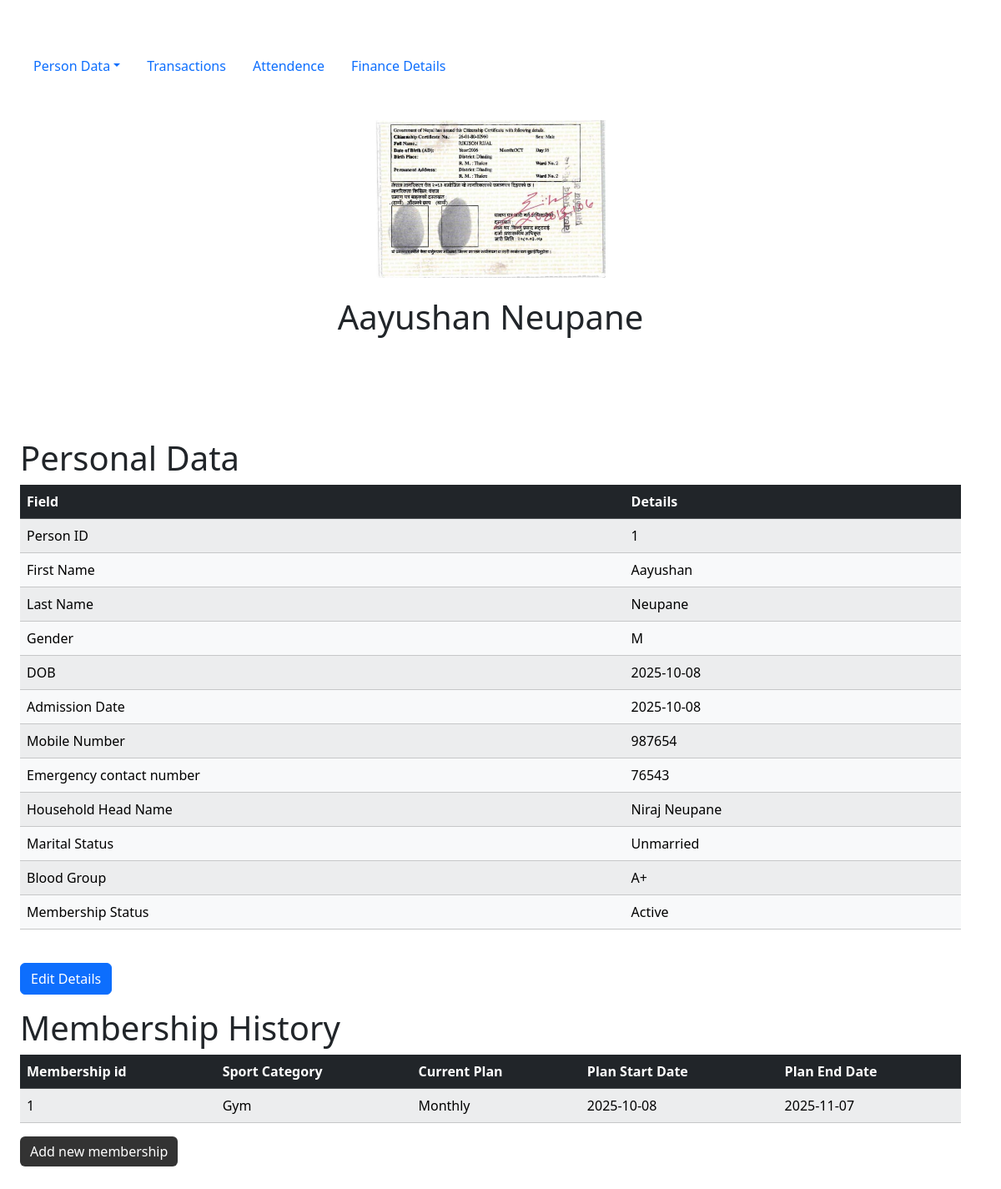
The page /fetch_data?member_id=1 on the database as committed earlier.
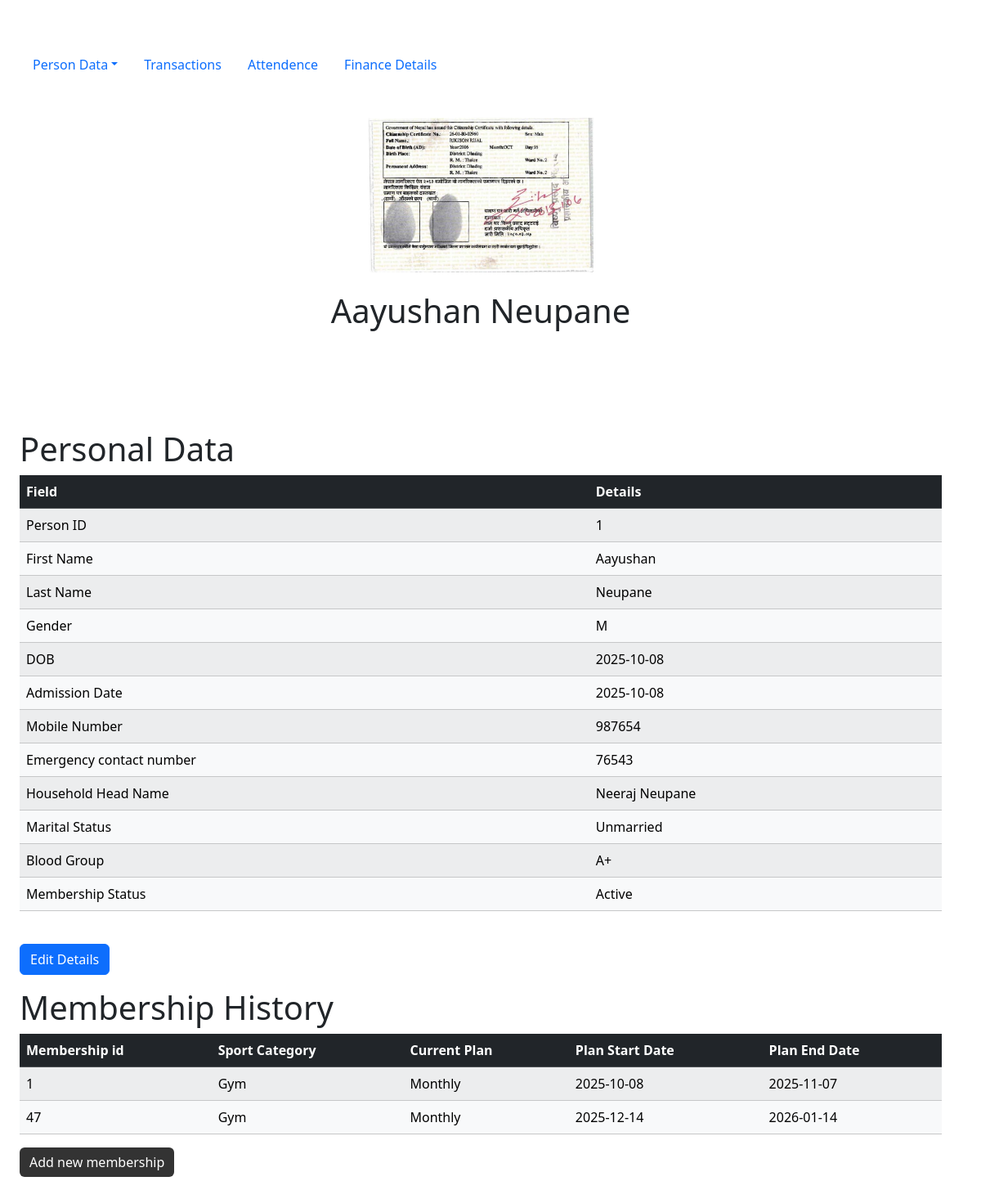
The same page on the database as committed later.
### tables this page shows
CREATE TABLE persons(
    person_id INTEGER, /*primary key for  member*/
    first_name TEXT,
    last_name TEXT,
    photo TEXT, /* passport size photo name, which will be stored in /static/uploads */
    gender VARCHAR(1),/* M or F or O (Male, Female, Other) */
    dob DATE,
    temporary_address TEXT,
    permanent_address TEXT,
    mobile_number TEXT,
    occupation TEXT,
    emergency_number TEXT,
    married INTEGER, /* 0 for unmarried 1 for married*/
    blood_group TEXT,
    PRIMARY KEY (person_id) /* Automatically increments the id for new record in the table */
);

CREATE TABLE members(
    member_id INTEGER,
    admission_date DATE,
    household_head_first_name TEXT,
    household_head_last_name TEXT,
    FOREIGN KEY (member_id) REFERENCES persons(person_id)
    PRIMARY KEY(member_id)
);

CREATE TABLE memberships(
    membership_id INTEGER,
    sport_category TEXT,
    current_plan TEXT,
    plan_start_date DATE,
    plan_end_date DATE,
    member_id INTEGER,
    FOREIGN KEY (member_id) REFERENCES members(member_id)
    PRIMARY KEY(membership_id)
);

### app.py (the view)
@app.route("/fetch_data")
def fetch_data():
    id_in_url = request.args.get('member_id')
    details = db.execute("SELECT * FROM persons JOIN members ON persons.person_id = members.member_id WHERE persons.person_id = ?", id_in_url)[0]
    ongoing_plans = db.execute("SELECT * FROM memberships WHERE member_id = ?", id_in_url)
    plan_ongoing = False
    if(len(ongoing_plans) != 0):
        plan_ongoing = True
    return render_template("fetch_data.html", current_page="member_data", details=details, plan_ongoing=plan_ongoing, ongoing_plans=ongoing_plans)

### templates/fetch_data.html (shortened to what this page needs)
{% extends "template.html" %}
{% block body %}
    <div class="container center">
        <br>
        <img src='static/uploads/{{details["photo"]}}' class="profile_photo"/>
    </div>
    <div class="center separate">
        <h1>{{details["first_name"]}} {{details["last_name"]}}</h1>
    </div>
    <h1>Personal Data</h1>
    <table class="table table-striped">
            <thead class="table-dark">
                <tr>
                        <th>Field</th>
                        <th>Details</th>
                </tr>
            </thead>
            <tbody class="table-light">
                    <tr>
                        <td>Person ID</td>
                        <td data-id="{{details['person_id']}}" id="fetched_person_id">{{details["person_id"]}}</td>
                    </tr>
                    <tr>
                        <td>First Name</td>
                        <td>{{details["first_name"]}}</td>
                    </tr>
                    <tr>
                        <td>Last Name</td>
                        <td>{{details["last_name"]}}</td>
                    </tr>
                    <tr>
                        <td>Gender</td>
                        <td>{{details["gender"]}}</td>
                    </tr>
                    <tr>
                        <td>DOB</td>
                        <td>{{details["dob"]}}</td>
                    </tr>
                    <tr>
                        <td>Admission Date</td>
                        <td>{{details["admission_date"]}}</td>
                    </tr>
                     <tr>
                        <td>Mobile Number</td>
                        <td>{{details["mobile_number"]}}</td>
                    </tr>
                     <tr>
                        <td>Emergency contact number</td>
                        <td>{{details["emergency_number"]}}</td>
                    </tr>
                    <tr>
                        <td>Household Head Name</td>
                        <td>{{details["household_head_first_name"]}} {{details["household_head_last_name"]}}</td>
                    </tr>
                     <tr>
                        <td>Marital Status</td>
                        <td>
                            {% if details["married"] %}
                                Married
                            {% else %}
                                Unmarried
                            {% endif %}
                    </tr>
                     <tr>
                        <td>Blood Group</td>
                        <td>{{details["blood_group"]}}</td>
                    </tr>
                    <tr>
                        <td>Membership Status</td>
                        <td>{% if plan_ongoing %} Active {% else %} Inactive {% endif %}</td>
                    </tr>
            </tbody>
    </table>
<br>
    <div id="lbl"><button class="btn btn-primary mb-3 d-flex align-items-center gap-3"> <a href="/edit_data?member_id={{details["person_id"]}}" style="color: inherit; text-decoration: none;">Edit Details</a></button></div>
    {% if plan_ongoing %}
        <h1>Membership History</h1>
        <div>
            <table class="table table-striped">
                <thead class="table-dark">
                    <th>Membership id</th>
                    <th>Sport Category</th>
                    <th>Current Plan</th>
                    <th>Plan Start Date</th>
                    <th>Plan End Date</th>
                </thead>
                <tbody class="table-light" id="membership_list_table">
                    {% for plan in ongoing_plans %}
                    <tr>
                        <td>{{plan.membership_id}}</td>
                        <td>{{plan.sport_category}}</td>
                        <td>{{plan.current_plan}}</td>
                        <td>{{plan.plan_start_date}}</td>
                        <td>{{plan.plan_end_date}}</td>
                    </tr>
                    {% endfor %}
                </tbody>
            </table>
        </div>
    {% endif %}
    <button id="membership_renewer" class="black-button btn btn-primary mb-3 d-flex align-items-center gap-3">Add new membership</button>
{% endblock %}

### templates/template.html (shortened to what this page needs)
<!DOCTYPE html>
<html lang="en">
<head>
</head>
<body>
    <link href="https://cdn.jsdelivr.net/npm/bootstrap@5.3.8/dist/css/bootstrap.min.css" rel="stylesheet">
    <link rel="stylesheet" href="/static/main.css">
<ul class="nav nav-pills">
    <li class="nav-item dropdown">
    <a class="nav-link dropdown-toggle" data-bs-toggle="dropdown" href="#" role="button" aria-haspopup="true" aria-expanded="false">Person Data</a>
  </li>
  <li class="nav-item">
    <a class="nav-link {% if current_page == 'transactions' %} active {% endif %}" href="/transactions">Transactions</a>
  </li>
  <li class="nav-item">
    <a class="nav-link {% if current_page == 'attendance' %} active {% endif %}" href="/attendance">Attendence</a>
  </li>
  <li class="nav-item">
    <a class="nav-link {% if current_page == 'finance_details' %} active {% endif %}" href="/finance_details">Finance Details</a>
  </li>
</ul>
{% block body %}
{% endblock %}
</body>
</html>

### static/main.css (style rules this page uses)
body { padding: 1%; }
.nav { margin: 2% 3% 4% 0%; }
body { margin: 2% 3% 4% 1%; }
.profile_photo { height: 25%; width: 25%; }
.center { display: flex; align-items: center; justify-content: center; }
.separate { margin-top: 2%; margin-bottom: 10%; }
.black-button { background: #333; border: #333; }

Rows that differ between the two databases and show on the page:
changed members "Neupane": household_head_first_name "Niraj" → "Neeraj"
added memberships: membership_id "47", sport_category "Gym", current_plan "Monthly", plan_start_date "2025-12-14", plan_end_date "2026-01-14"
